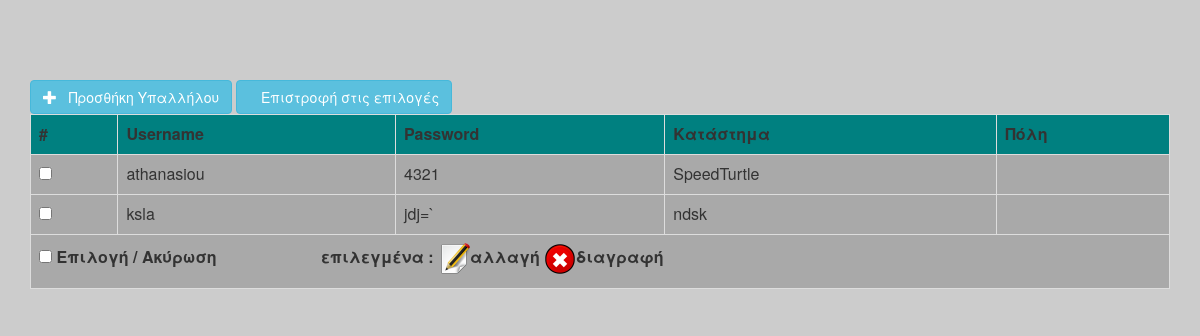
The app's page /administrators/emplo_local2/index.php with its own data.
### tables this page shows
CREATE TABLE `employees2` (
  `emplo2_id` int(11) NOT NULL,
  `emplo2_name` varchar(128) NOT NULL,
  `emplo2_pwd` varchar(128) NOT NULL,
  `emplo2_kata` varchar(128) NOT NULL,
  `emplo2_city` varchar(128) NOT NULL
);

### administrators/emplo_local2/index.php (the view, shortened to what this page needs)
<?php
	include_once 'dbcon.php';
?>
<!DOCTYPE html PUBLIC>
<head>
<link rel="stylesheet" href="bootstrap/css/bootstrap.min.css" type="text/css" />
</head>
<body>
<body>
<div class="clearfix"></div><div class="container">
<a href="add-data.php" class="btn btn-large btn-info"><i class="glyphicon glyphicon-plus"></i> &nbsp; Προσθήκη Υπαλλήλου</a>
<a href ="Javascript:window.location.href = 'http://localhost/project2017/administrators/direct.php';" class="btn btn-large btn-info"><i class="glyphicon glyphicon" ></i> &nbsp; Επιστροφή στις επιλογές</a>
</div>
<div class="container">
<form method="post" name="frm">
<table class='table table-bordered table-responsive' style=" background: #A9A9A9;" >
<tr bgcolor="#008080">
<th>#</th>
<th>Username</th>
<th>Password</th>
<th>Κατάστημα</th>
<th>Πόλη</th>
</tr>
<?php
	$res = $MySQLiconn->query("SELECT * FROM employees2");
	$count = $res->num_rows;
	if($count > 0)
	{
		while($row=$res->fetch_array())
		{
			?>
			<tr>
			<td><input type="checkbox" name="chk[]" class="chk-box" value="<?php echo $row['emplo2_id']; ?>"  /></td>
			<td><?php echo $row['emplo2_name']; ?></td>
			<td><?php echo $row['emplo2_pwd']; ?></td>
			<td><?php echo $row['emplo2_kata']; ?></td>
			<td><?php echo $row['emplo2_city']; ?></td>
			</tr>
			<?php
		}
	}
	else
	{
		?>
        <tr>
        <td colspan="5"> Δεν βρέθηκαν υπάλληλοι...</td>
        </tr>
        <?php
	}
?>
<?php
if($count > 0)
{
	?>
	<tr>
    <td colspan="5">
    <label><input type="checkbox" class="select-all" /> Επιλογή / Ακύρωση</label>
    <label style="margin-left:100px;">
    <span style="word-spacing:normal;"> επιλεγμένα :</span>
    <span><img src="edit.png" onClick="edit_records();" alt="edit" />αλλαγή</span>
    <span><img src="delete.png" onClick="delete_records();" alt="delete" />διαγραφή</span>
    </label>
    </td>
	</tr>
    <?php
}
?>
</table>
</form>
</div>
</body>
</html>

### administrators/emplo_local2/index.php (style rules this page uses)
body { background-color: #ccc }

### records on screen
employees2: emplo2_name "athanasiou", emplo2_pwd "4321", emplo2_kata "SpeedTurtle"
employees2: emplo2_name "ksla", emplo2_pwd "jdj=`", emplo2_kata "ndsk"
